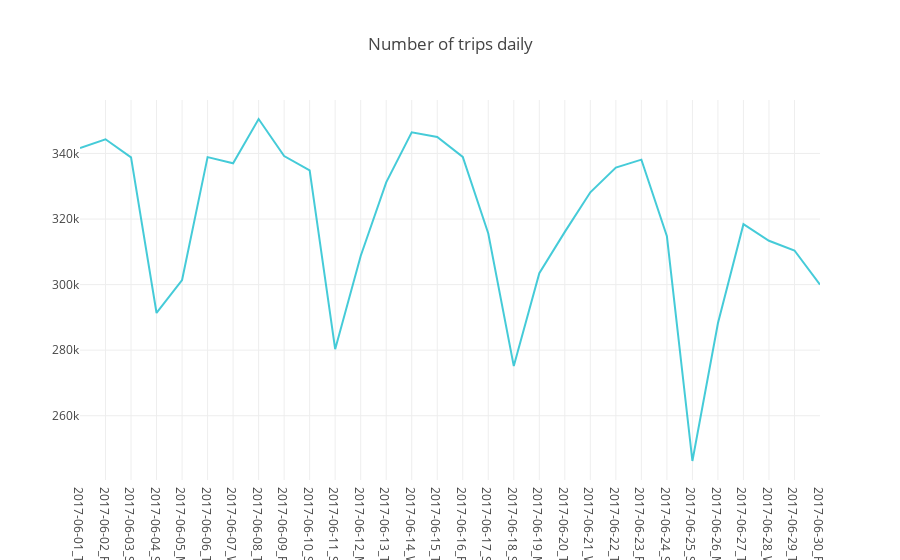

Notebook code for this chart:
### Markdown cell above
## Now let explore the dataset
## First on 1-D : through trip date

### Code cell
summary_day_rides = pd.DataFrame(sub_df.groupby(['tpep_pickup_datetime_date_day']).size())
summary_day_rides = summary_day_rides.rename(columns = {0:'Number of Trips'})
summary_day_rides.reset_index(level=0, inplace=True)

data = go.Scatter(
                x=summary_day_rides['tpep_pickup_datetime_date_day'],
                y=summary_day_rides['Number of Trips'],
               
                #name = "Monday",
                line = dict(color = '#17BECF'),
                opacity = 0.8)

layout = dict(
    title = "Number of trips daily",

)

fig = dict(data=[data], layout=layout)
plotly.offline.iplot(fig, filename = "Number of trips daily")

### Figure 1 — Plotly figure (JSON) as saved in the notebook; plotly's stock layout.template omitted (floating-point values rounded to 4 significant figures)
{"data": [{"line": {"color": "#17BECF"}, "opacity": 0.8, "type": "scatter", "uid": "7acb0450-fdc9-4bc5-9c84-68beac5e1d92", "x": ["2017-06-01_Thursday", "2017-06-02_Friday", "2017-06-03_Saturday", "2017-06-04_Sunday", "2017-06-05_Monday", "2017-06-06_Tuesday", "2017-06-07_Wednesday", "2017-06-08_Thursday", "2017-06-09_Friday", "2017-06-10_Saturday", "2017-06-11_Sunday", "2017-06-12_Monday", "2017-06-13_Tuesday", "2017-06-14_Wednesday", "2017-06-15_Thursday", "2017-06-16_Friday", "2017-06-17_Saturday", "2017-06-18_Sunday", "2017-06-19_Monday", "2017-06-20_Tuesday", "2017-06-21_Wednesday", "2017-06-22_Thursday", "2017-06-23_Friday", "2017-06-24_Saturday", "2017-06-25_Sunday", "2017-06-26_Monday", "2017-06-27_Tuesday", "2017-06-28_Wednesday", "2017-06-29_Thursday", "2017-06-30_Friday"], "y": [341651, 344331, 338819, 291348, 301385, 338883, 337010, 350522, 339207, 334858, 280298, 308744, 331193, 346452, 345014, 338973, 315606, 275145, 303496, 316088, 328170, 335711, 338124, 314740, 246187, 288211, 318427, 313376, 310408, 300009]}], "layout": {"title": {"text": "Number of trips daily"}}}
